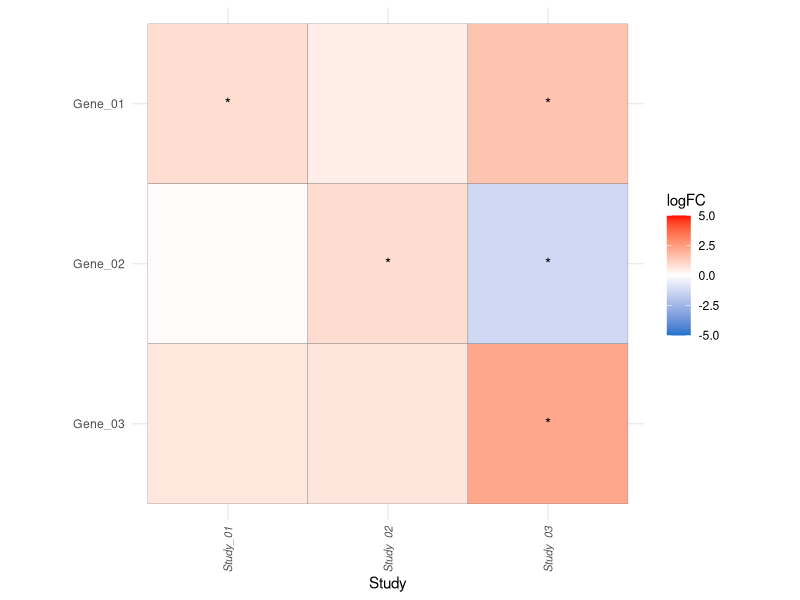
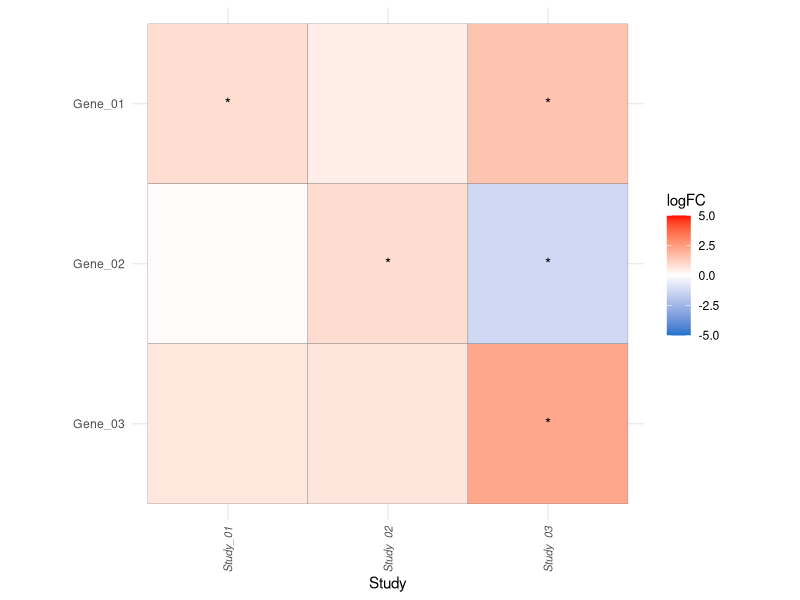

The R source for these figures, in order:
## Script to plot a heatmap with differentially expressed (and significative) 
## genes in different studies 

## Set working directory
setwd("Your_Directory_Path")

## Organize 
fig <- read.csv("Input.csv")
fig$Study <- factor(fig$Study,
                    levels = c("Study_01", "Study_02", "Study_03"))
fig$Gene <- factor(fig$Gene,
                   levels = rev(c("Gene_01", "Gene_02", "Gene_03")))

## Plot
library(ggplot2)
ggplot(fig, aes(Study, Gene, fill = logFC))+
  geom_tile(color = "gray48", size=0.1)+
  geom_text(aes(label = PValue2), color = "black", size = 4)+
  scale_fill_gradient2(low = "dodgerblue3", high = "red", mid = "white",
                       midpoint = 0, limit = c(-5,5), space = "Lab", 
                       name="logFC") +
  theme_minimal() + # minimal theme
  theme(axis.title.y=element_blank(),
        axis.text.x = element_text(angle = 90, vjust = 0.5, 
                                   size = 8, hjust = 1,
                                   face = "italic"))+
    coord_fixed()

## Save plot
jpeg(file="Result.jpeg", width=4000, height=6800, units="px", res=600)
ggplot(fig, aes(Study, Gene, fill = logFC))+
  geom_tile(color = "gray48", size=0.1)+
  geom_text(aes(label = PValue2), color = "black", size = 4)+
  scale_fill_gradient2(low = "dodgerblue3", high = "red", mid = "white",
                       midpoint = 0, limit = c(-5,5), space = "Lab", 
                       name="logFC") +
  theme_minimal() + # minimal theme
  theme(axis.title.y=element_blank(),
        axis.text.x = element_text(angle = 90, vjust = 0.5, 
                                   size = 8, hjust = 1,
                                   face = "italic"))+
  coord_fixed()
dev.off()